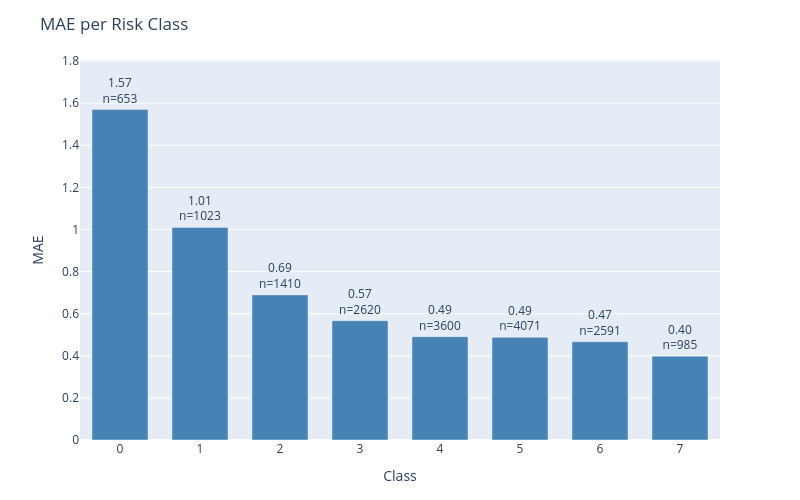

Here is the notebook cell this chart was saved with:
### Code cell
plot_error_by_group(
    df=results_test,
    y_true_col='actual',
    y_pred_col='prediction',
    group_by='class',
    metric='mae',
    title='MAE per Risk Class'
)

### Figure 1 — Plotly figure (JSON) as saved in the notebook; plotly's stock layout.template omitted (floating-point values rounded to 4 significant figures)
{"data": [{"marker": {"color": "steelblue"}, "text": ["1.57<br>n=653", "1.01<br>n=1023", "0.69<br>n=1410", "0.57<br>n=2620", "0.49<br>n=3600", "0.49<br>n=4071", "0.47<br>n=2591", "0.40<br>n=985"], "textposition": "outside", "type": "bar", "x": ["0", "1", "2", "3", "4", "5", "6", "7"], "y": [1.57, 1.01, 0.6894, 0.5664, 0.4906, 0.4876, 0.467, 0.398]}], "layout": {"bargap": 0.3, "height": 500, "margin": {"b": 60, "t": 60}, "title": {"text": "MAE per Risk Class"}, "uniformtext": {"minsize": 8, "mode": "hide"}, "width": 800, "xaxis": {"title": {"text": "Class"}}, "yaxis": {"range": [0, 1.805], "title": {"text": "MAE"}}}}
